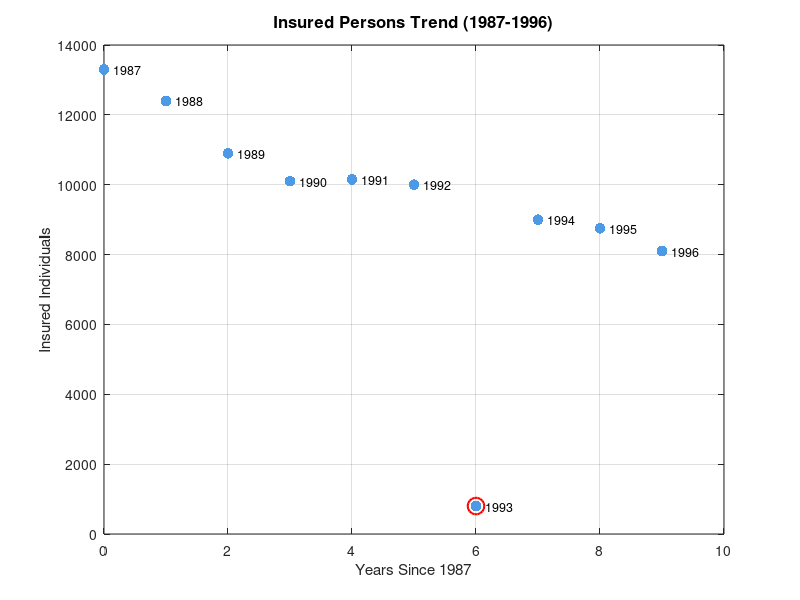

Recreate this plot in MATLAB. (Note: this script raises an error after producing the figure.)
%% Initialization and Setup
close all;  % Close all figures
clear;      % Clear workspace variables
clc;        % Clear command window

%% Configuration Constants
OUTLIER_THRESHOLD = 2;          % Standard deviations for outlier detection
MODEL_TYPES = {'linear', 'quadratic', 'cubic'};  % Regression model types
NUM_MODELS = length(MODEL_TYPES);  % Number of models to evaluate
R2_GAIN_THRESHOLD = 0.05;       % Threshold for R² gain to justify complexity

%% Data Preparation for Insurance Analysis
yearRange = 1987:1996;          % Full year range
insuredData = [13300, 12400, 10900, 10100, 10150, 10000, 800, 9000, 8750, 8100];
relativeYears = yearRange - 1987;  % Normalize years relative to 1987

%% Visualization 1: Initial Data Scatter Plot
fig1 = figure('Position', [100, 100, 600, 450]);
scatter(relativeYears, insuredData, 60, 'filled', 'MarkerFaceColor', [0.3 0.6 0.9]);
hold on;
dataMean = mean(insuredData);
dataStd = std(insuredData);
isOutlier = (insuredData < (dataMean - OUTLIER_THRESHOLD * dataStd)) | ...
            (insuredData > (dataMean + OUTLIER_THRESHOLD * dataStd));
for idx = 1:length(yearRange)
    text(relativeYears(idx) + 0.15, insuredData(idx), num2str(yearRange(idx)), 'FontSize', 9);
    if isOutlier(idx)
        plot(relativeYears(idx), insuredData(idx), 'ro', 'MarkerSize', 12, 'LineWidth', 1.5);
    end
end
xlabel('Years Since 1987', 'FontSize', 11);
ylabel('Insured Individuals', 'FontSize', 11);
title('Insured Persons Trend (1987-1996)', 'FontSize', 12);
grid on;
box on;
set(gca, 'FontSize', 10);
hold off;

%% Model Fitting and Evaluation
modelFits = cell(NUM_MODELS, 1);
rSquaredValues = zeros(NUM_MODELS, 1);
adjustedRSquaredValues = zeros(NUM_MODELS, 1);
modelCoefficients = cell(NUM_MODELS, 1);
warning('off', 'stats:fitlm:RankDeficient');
warning('off', 'stats:fitlm:IllConditioned');
for modelIdx = 1:NUM_MODELS
    if strcmp(MODEL_TYPES{modelIdx}, 'cubic')
        [fitResult, goodness] = fit(yearRange', insuredData', 'poly3');
        rSquaredValues(modelIdx) = goodness.rsquare;
        n = length(yearRange);
        p = 4;
        adjustedRSquaredValues(modelIdx) = 1 - (1 - goodness.rsquare) * (n - 1) / (n - p - 1);
        modelCoefficients{modelIdx} = [fitResult.p4; fitResult.p3; fitResult.p2; fitResult.p1];
    else
        modelFits{modelIdx} = fitlm(yearRange, insuredData, MODEL_TYPES{modelIdx});
        rSquaredValues(modelIdx) = modelFits{modelIdx}.Rsquared.Ordinary;
        adjustedRSquaredValues(modelIdx) = modelFits{modelIdx}.Rsquared.Adjusted;
        modelCoefficients{modelIdx} = modelFits{modelIdx}.Coefficients.Estimate;
    end
end

% Display analysis results
fprintf('\n=== Initial Data Model Analysis ===\n');
fprintf('R-squared and Adjusted R-squared Results:\n');
for modelIdx = 1:NUM_MODELS
    fprintf('  %-10s Model: R² = %.4f, Adjusted R² = %.4f\n', ...
            MODEL_TYPES{modelIdx}, rSquaredValues(modelIdx), adjustedRSquaredValues(modelIdx));
end

% Custom model selection based on R² gain
if (rSquaredValues(3) - rSquaredValues(2)) < R2_GAIN_THRESHOLD
    bestModelIdx = 2; % Quadratic
    fprintf('\nR² gain from quadratic to cubic (%.4f) < threshold (%.2f), choosing simpler model.\n', ...
            rSquaredValues(3) - rSquaredValues(2), R2_GAIN_THRESHOLD);
else
    bestModelIdx = 3; % Cubic
    fprintf('\nR² gain from quadratic to cubic (%.4f) >= threshold (%.2f), choosing cubic.\n', ...
            rSquaredValues(3) - rSquaredValues(2), R2_GAIN_THRESHOLD);
end
fprintf('Optimal Model: %s\n', MODEL_TYPES{bestModelIdx});

% Print model equations
fprintf('\nModel Equations:\n');
for modelIdx = 1:NUM_MODELS
    coeffs = modelCoefficients{modelIdx};
    fprintf('  %-10s Model: y = ', MODEL_TYPES{modelIdx});
    for term = 1:length(coeffs)
        if term == 1
            fprintf('%.4f', coeffs(term));
        else
            fprintf(' %+.4f*x^%d', coeffs(term), term-1);
        end
    end
    fprintf('\n');
end

%% Visualization 2: Best Fit Model with Data
fig2 = figure('Position', [100, 100, 600, 450]);
smoothX = linspace(min(relativeYears), max(relativeYears), 100);
if strcmp(MODEL_TYPES{bestModelIdx}, 'cubic')
    smoothY = feval(fitResult, smoothX + 1987);
    plot(smoothX, smoothY, 'Color', [0.85, 0.33, 0.10], 'LineWidth', 2);
else
    smoothY = polyval(flipud(modelCoefficients{bestModelIdx}), smoothX + 1987);
    plot(smoothX, smoothY, 'Color', [0.85, 0.33, 0.10], 'LineWidth', 2);
end
hold on;
scatter(relativeYears, insuredData, 60, 'filled', 'MarkerFaceColor', [0.3 0.6 0.9]);
for idx = 1:length(yearRange)
    text(relativeYears(idx) + 0.15, insuredData(idx), num2str(yearRange(idx)), 'FontSize', 9);
    if isOutlier(idx)
        plot(relativeYears(idx), insuredData(idx), 'ro', 'MarkerSize', 12, 'LineWidth', 1.5);
    end
end
xlabel('Years Since 1987', 'FontSize', 11);
ylabel('Insured Individuals', 'FontSize', 11);
title(['Trend with ' MODEL_TYPES{bestModelIdx} ' Fit'], 'FontSize', 12);
legend('Model Fit', 'Data', 'Location', 'best');
grid on;
box on;
set(gca, 'FontSize', 10);
hold off;

%% Prediction for 1997
prediction1997 = polyval(flipud(modelCoefficients{bestModelIdx}), 1997);
fprintf('\nPredicted Insured Persons for 1997: %.2f\n', prediction1997);

%% Analysis Without Outliers
cleanYears = yearRange(~isOutlier);
cleanRelativeYears = relativeYears(~isOutlier);
cleanInsuredData = insuredData(~isOutlier);

%% Visualization 3: Cleaned Data Scatter Plot
fig3 = figure('Position', [100, 100, 600, 450]);
scatter(cleanRelativeYears, cleanInsuredData, 60, 'filled', 'MarkerFaceColor', [0.3 0.6 0.9]);
hold on;
for idx = 1:length(cleanYears)
    text(cleanRelativeYears(idx) + 0.15, cleanInsuredData(idx), num2str(cleanYears(idx)), 'FontSize', 9);
end
xlabel('Years Since 1987', 'FontSize', 11);
ylabel('Insured Individuals', 'FontSize', 11);
title('Cleaned Data (Outliers Removed)', 'FontSize', 12);
ylim([7500 14000]);
grid on;
box on;
set(gca, 'FontSize', 10);
hold off;

%% Cleaned Data Model Fitting
cleanModelFits = cell(NUM_MODELS, 1);
cleanRSquared = zeros(NUM_MODELS, 1);
cleanAdjustedRSquared = zeros(NUM_MODELS, 1);
cleanCoefficients = cell(NUM_MODELS, 1);
for modelIdx = 1:NUM_MODELS
    if strcmp(MODEL_TYPES{modelIdx}, 'cubic')
        [cleanFitResult, cleanGoodness] = fit(cleanYears', cleanInsuredData', 'poly3');
        cleanRSquared(modelIdx) = cleanGoodness.rsquare;
        n = length(cleanYears);
        p = 4;
        cleanAdjustedRSquared(modelIdx) = 1 - (1 - cleanGoodness.rsquare) * (n - 1) / (n - p - 1);
        cleanCoefficients{modelIdx} = [cleanFitResult.p4; cleanFitResult.p3; cleanFitResult.p2; cleanFitResult.p1];
    else
        cleanModelFits{modelIdx} = fitlm(cleanYears, cleanInsuredData, MODEL_TYPES{modelIdx});
        cleanRSquared(modelIdx) = cleanModelFits{modelIdx}.Rsquared.Ordinary;
        cleanAdjustedRSquared(modelIdx) = cleanModelFits{modelIdx}.Rsquared.Adjusted;
        cleanCoefficients{modelIdx} = cleanModelFits{modelIdx}.Coefficients.Estimate;
    end
end

% Display cleaned data results
fprintf('\n=== Cleaned Data Model Analysis ===\n');
fprintf('R-squared and Adjusted R-squared Results:\n');
for modelIdx = 1:NUM_MODELS
    fprintf('  %-10s Model: R² = %.4f, Adjusted R² = %.4f\n', ...
            MODEL_TYPES{modelIdx}, cleanRSquared(modelIdx), cleanAdjustedRSquared(modelIdx));
end

% Custom model selection based on R² gain
if (cleanRSquared(3) - cleanRSquared(2)) < R2_GAIN_THRESHOLD
    bestCleanModelIdx = 2; % Quadratic
    fprintf('\nR² gain from quadratic to cubic (%.4f) < threshold (%.2f), choosing simpler model.\n', ...
            cleanRSquared(3) - cleanRSquared(2), R2_GAIN_THRESHOLD);
else
    bestCleanModelIdx = 3; % Cubic
    fprintf('\nR² gain from quadratic to cubic (%.4f) >= threshold (%.2f), choosing cubic.\n', ...
            cleanRSquared(3) - cleanRSquared(2), R2_GAIN_THRESHOLD);
end
fprintf('Optimal Model (Cleaned): %s\n', MODEL_TYPES{bestCleanModelIdx});

% Print cleaned model equations
fprintf('\nCleaned Model Equations:\n');
for modelIdx = 1:NUM_MODELS
    coeffs = cleanCoefficients{modelIdx};
    fprintf('  %-10s Model: y = ', MODEL_TYPES{modelIdx});
    for term = 1:length(coeffs)
        if term == 1
            fprintf('%.4f', coeffs(term));
        else
            fprintf(' %+.4f*x^%d', coeffs(term), term-1);
        end
    end
    fprintf('\n');
end

%% Visualization 4: Cleaned Data with Best Fit
fig4 = figure('Position', [100, 100, 600, 450]);
cleanSmoothX = linspace(min(cleanRelativeYears), max(cleanRelativeYears), 100);
if strcmp(MODEL_TYPES{bestCleanModelIdx}, 'cubic')
    cleanSmoothY = feval(cleanFitResult, cleanSmoothX + 1987);
    plot(cleanSmoothX, cleanSmoothY, 'Color', [0.85, 0.33, 0.10], 'LineWidth', 2);
else
    cleanSmoothY = polyval(flipud(cleanCoefficients{bestCleanModelIdx}), cleanSmoothX + 1987);
    plot(cleanSmoothX, cleanSmoothY, 'Color', [0.85, 0.33, 0.10], 'LineWidth', 2);
end
hold on;
scatter(cleanRelativeYears, cleanInsuredData, 60, 'filled', 'MarkerFaceColor', [0.3 0.6 0.9]);
for idx = 1:length(cleanYears)
    text(cleanRelativeYears(idx) + 0.15, cleanInsuredData(idx), num2str(cleanYears(idx)), 'FontSize', 9);
end
xlabel('Years Since 1987', 'FontSize', 11);
ylabel('Insured Individuals', 'FontSize', 11);
title(['Cleaned Data with ' MODEL_TYPES{bestCleanModelIdx} ' Fit'], 'FontSize', 12);
legend('Model Fit', 'Data', 'Location', 'best');
ylim([7500 14000]);
grid on;
box on;
set(gca, 'FontSize', 10);
hold off;

%% Prediction for 1997 with Cleaned Data
cleanPrediction1997 = polyval(flipud(cleanCoefficients{bestCleanModelIdx}), 1997);
fprintf('\nPredicted Insured Persons for 1997 (Cleaned): %.2f\n', cleanPrediction1997);

warning('on', 'stats:fitlm:RankDeficient');
warning('on', 'stats:fitlm:IllConditioned');